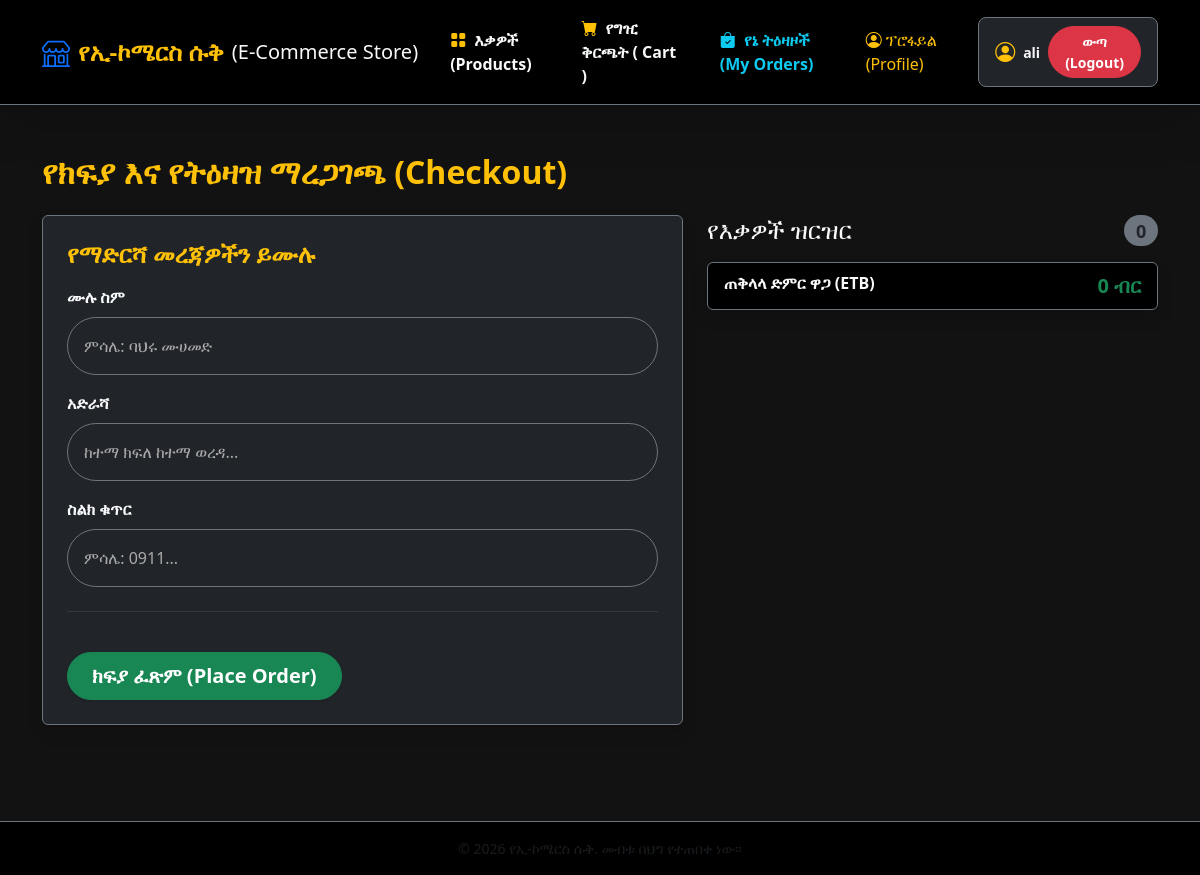
/checkout/ (signed in), run on an earlier commit of the app's database.
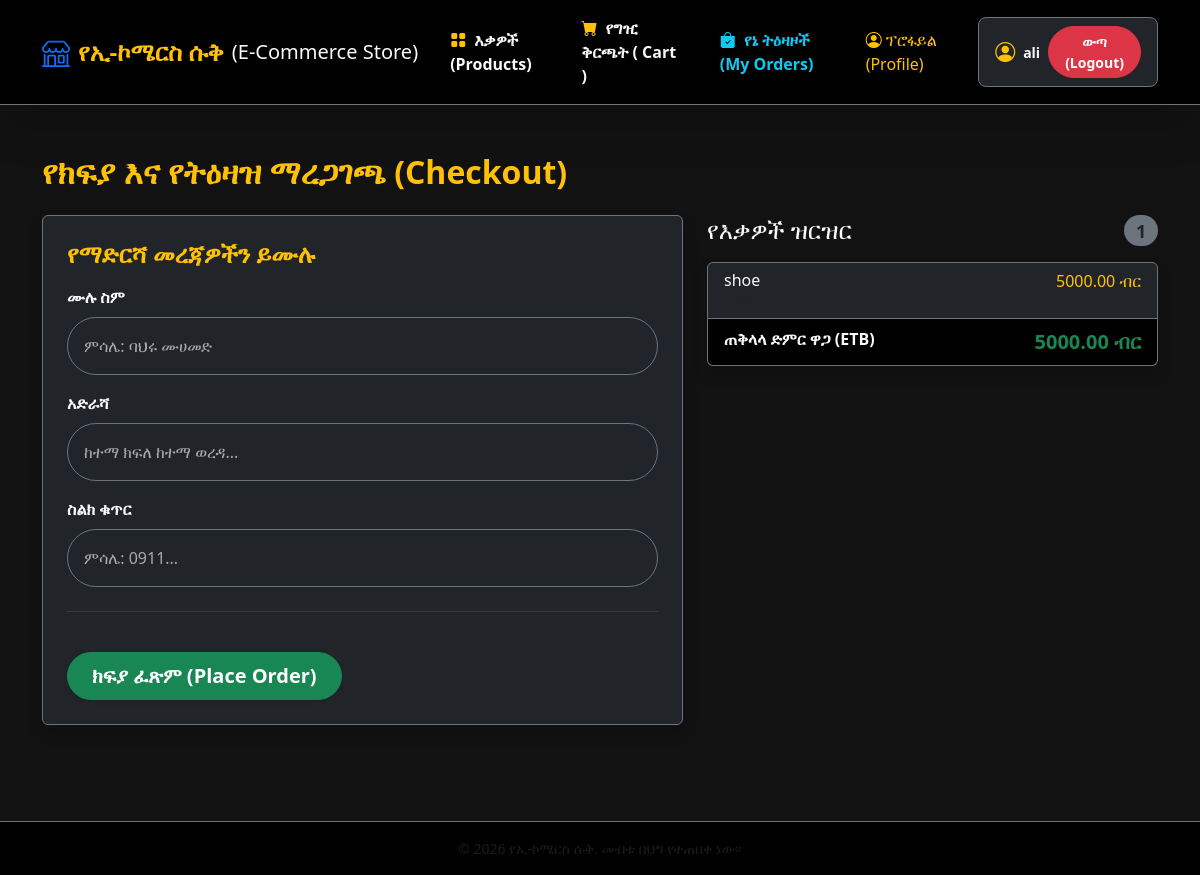
And on a later commit of the database.
### store/models.py (models this page shows, shortened)
class Cart(models.Model):
    user = models.OneToOneField(User, on_delete=models.CASCADE)
    created_at = models.DateTimeField(auto_now_add=True)
    def get_total_price(self):
        return sum(item.get_cost() for item in self.items.all())

class CartItem(models.Model):
    cart = models.ForeignKey(Cart, related_name='items', on_delete=models.CASCADE)
    product = models.ForeignKey(Product, on_delete=models.CASCADE)
    quantity = models.PositiveIntegerField(default=1)
    def get_cost(self):
        return self.quantity * self.product.price

class Product(models.Model):
    category = models.ForeignKey(Category, on_delete=models.CASCADE, null=True ,blank=True)
    name = models.CharField(max_length=100)
    description = models.TextField()
    price = models.DecimalField(max_digits=10, decimal_places=2)
    stock = models.PositiveIntegerField()
    image = models.ImageField(upload_to='products/', null=True, blank=True)
    created_at = models.DateTimeField(auto_now_add=True)
    updated_at = models.DateTimeField(auto_now=True)

### store/views.py (the view, shortened to what this page needs)
# urls.py: path('checkout/', views.checkout, name='checkout'),
@login_required
def checkout(request):
    cart = Cart.objects.get(user=request.user)
    return render(request, 'store/checkout.html', {'cart': cart})

### store/templates/store/checkout.html (shortened to what this page needs)
{% extends 'store/base.html' %}
{% block content %}
<div class="container my-5">
    <h2 class="mb-4 text-warning fw-bold">የክፍያ እና የትዕዛዝ ማረጋገጫ (Checkout)</h2>
    <div class="row">
        <div class="col-lg-5 order-lg-2 mb-4">
            <h4 class="d-flex justify-content-between align-items-center mb-3 text-light">
                <span>የእቃዎች ዝርዝር</span>
                <span class="badge bg-secondary text-dark rounded-pill">{{ cart.items.count }}</span>
            </h4>
            <ul class="list-group mb-3 shadow">
                {% for item in cart.items.all %}
                    <li class="list-group-item d-flex justify-content-between lh-sm bg-dark text-light border-secondary">
                        <div>
                            <h6 class="my-0">{{ item.product.name }}</h6>
                            <small class="text-muted">ብዛት: {{ item.quantity }}</small>
                        </div>
                        <span class="text-warning">{{ item.get_cost }} ብር</span>
                    </li>
                {% endfor %}
                <li class="list-group-item d-flex justify-content-between bg-black text-light border-secondary">
                    <span class="fw-bold"> ጠቅላላ ድምር ዋጋ (ETB)</span>
                    <strong class="text-success fs-5">{{ cart.get_total_price }} ብር</strong>
                </li>
            </ul>
        </div>
        <div class="col-lg-7 order-lg-1">
            <div class="card bg-dark text-light shadow border-secondary p-4">
                <h4 class="mb-3 text-warning fw-bold">የማድርሻ መረጃዎችን ይሙሉ</h4>
                <form method="POST" action="{% url 'checkout' %}">
                    <div class="mb-3">
                        <label for="full_name" class="form-label fw-bold">ሙሉ ስም</label>
                        <input type="text" class="form-control bg-dark border-secondary text-light p-3 rounded-pill" id="full_name" name="full_name" placeholder="ምሳሌ: ባህሩ ሙሀመድ " required>
                    </div>
                    <div class="mb-3">
                        <label for="address" class="form-label fw-bold">አድራሻ</label>
                        <input type="text" class="form-control bg-dark border-secondary  text-light  rounded-pill p-3" id="address" name="address" placeholder="ከተማ ክፍለ ከተማ ወረዳ..." required>
                    </div>
                    <div class="mb-3">
                        <label for="phone_number" class="form-label fw-bold">ስልክ ቁጥር</label>
                        <input type="text" class="form-control bg-dark border-secondary  text-light rounded-pill p-3" id="phone_number" name="phone_number" placeholder="ምሳሌ: 0911..." required>
                    </div>
                    <hr class="my-4 border-secondary">
                    <button type="submit" class="btn btn-success btn-lg rounded-pill px-4 fw-bold mt-3 shadow-sm">ክፍያ ፈጽም (Place Order)</button>
                </form>
            </div>
       </div>
    </div>
</div>
{% endblock content %}

What changed in the data, as far as the page shows it:
computed for Cart: items.count "0" → "1"; get_total_price "0" → "5000.00"
added CartItem: product.name "shoe", get_cost "5000.00"
